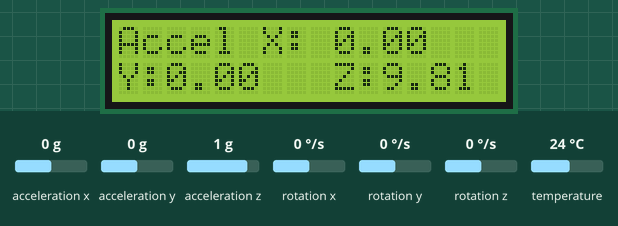
The sketch below on a simulated Arduino Leonardo, built with avr-gcc and run on an emulated ATmega32U4. On the bench: 16×2 character LCD. The inputs (shaded band) are chosen by the test bench; at power-on: acceleration x 0 g, acceleration y 0 g, acceleration z 1 g, rotation x 0 °/s, rotation y 0 °/s, rotation z 0 °/s, temperature 24 °C. What the sketch prints to the serial monitor is not drawn.

Above: at 1.3 s.
1.4 s: acceleration x set to -1.4 g
At 3.0 s:
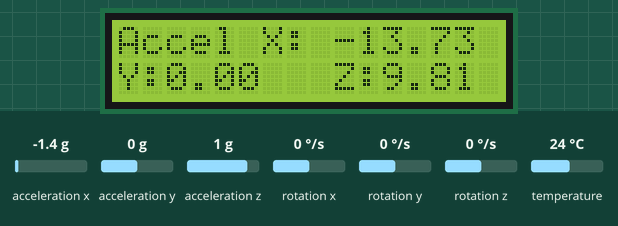
3.3 s: acceleration y set to -1.4 g
At 4.4 s:
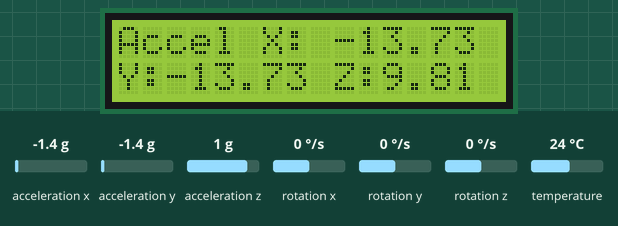
4.9 s: acceleration z set to -1.4 g
At 6.0 s:
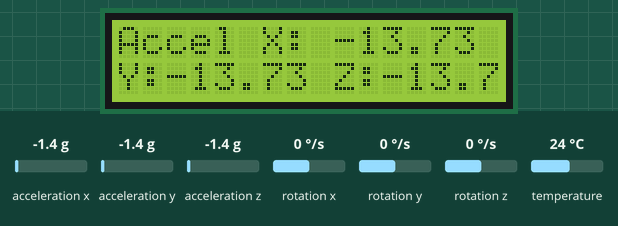
6.5 s: acceleration x set to -0.8 g
At 7.6 s:
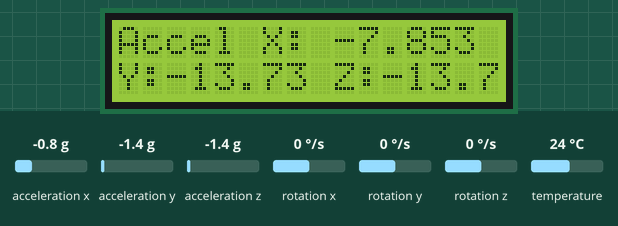
Timing chart, 0 to 9.1 s (numbered marks = the images above; inputs shaded):
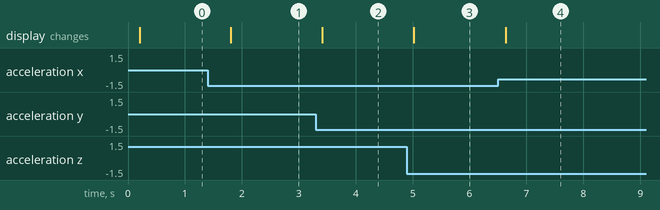

Measured:
- after the input at 1.4 s, the display: changes after 0.41 s (image 1)
- after the input at 3.3 s, the display: changes after 0.11 s (image 2)
- after the input at 4.9 s, the display: changes after 0.12 s (image 3)
- after the input at 6.5 s, the display: changes after 0.13 s (image 4)

The sketch:

tp7-Accel.ino
```cpp
// Basic demo for accelerometer readings from Adafruit MPU6050

#include <Adafruit_MPU6050.h>
#include <Adafruit_Sensor.h>
#include <Wire.h>
#include <LCD_I2C.h>
LCD_I2C lcd(0x27, 16, 2);

Adafruit_MPU6050 mpu;

void setup(void) {
  lcd.begin();
  lcd.backlight();
  Serial.begin(9600);
  while (!Serial)
    delay(10); // will pause Zero, Leonardo, etc until serial console opens

  Serial.println("Adafruit MPU6050 test!");

  // Try to initialize!
  if (!mpu.begin()) {
    Serial.println("Failed to find MPU6050 chip");
    while (1) {
      delay(10);
    }
  }
  Serial.println("MPU6050 Found!");

  mpu.setAccelerometerRange(MPU6050_RANGE_8_G);

  Serial.print("Set to: ");
  switch (mpu.getAccelerometerRange()) {
  case MPU6050_RANGE_2_G:
    Serial.println("+-2G");
    break;
  case MPU6050_RANGE_4_G:
    Serial.println("+-4G");
    break;
  case MPU6050_RANGE_8_G:
    Serial.println("+-8G");
    break;
  case MPU6050_RANGE_16_G:
    Serial.println("+-16G");
    break;
  }
  mpu.setGyroRange(MPU6050_RANGE_500_DEG);
  Serial.print("Gyro range set to: ");
  switch (mpu.getGyroRange()) {
  case MPU6050_RANGE_250_DEG:
    Serial.print("+- 250 deg/s");
    break;
  case MPU6050_RANGE_500_DEG:
    Serial.print("+- 500 deg/s");
    break;
  case MPU6050_RANGE_1000_DEG:
    Serial.print("+- 1000 deg/s");
    break;
  case MPU6050_RANGE_2000_DEG:
    Serial.print("+- 2000 deg/s");
    break;
  }

  mpu.setFilterBandwidth(MPU6050_BAND_21_HZ);
  Serial.print("Filter bandwidth set to: ");
  switch (mpu.getFilterBandwidth()) {
  case MPU6050_BAND_260_HZ:
    Serial.println("260 Hz");
    break;
  case MPU6050_BAND_184_HZ:
    Serial.println("184 Hz");
    break;
  case MPU6050_BAND_94_HZ:
    Serial.println("94 Hz");
    break;
  case MPU6050_BAND_44_HZ:
    Serial.println("44 Hz");
    break;
  case MPU6050_BAND_21_HZ:
    Serial.println("21 Hz");
    break;
  case MPU6050_BAND_10_HZ:
    Serial.println("10 Hz");
    break;
  case MPU6050_BAND_5_HZ:
    Serial.println("5 Hz");
    break;
  }

  Serial.println("");
  delay(100);
}

void loop() {

  /* Get new sensor events with the readings */
  sensors_event_t a, g, temp;
  mpu.getEvent(&a, &g, &temp);

  /* Print out the values */
  lcd.setCursor(0,0);
  lcd.print("Accel X: ");
  lcd.print(a.acceleration.x);
  lcd.setCursor(0,1);
  lcd.print("Y:");
  lcd.print(a.acceleration.y);
  lcd.setCursor(9,1);
  lcd.print("Z:");
  lcd.print(a.acceleration.z);
  Serial.println(" m/s^2");

  Serial.print("Rotation X: ");
  Serial.print(g.gyro.x);
  Serial.print(", Y: ");
  Serial.print(g.gyro.y);
  Serial.print(", Z: ");
  Serial.print(g.gyro.z);
  Serial.println(" rad/s");

  Serial.print("Temperature: ");
  Serial.print(temp.temperature);
  Serial.println(" degC");

  Serial.println("");
  delay(500);
}
```
